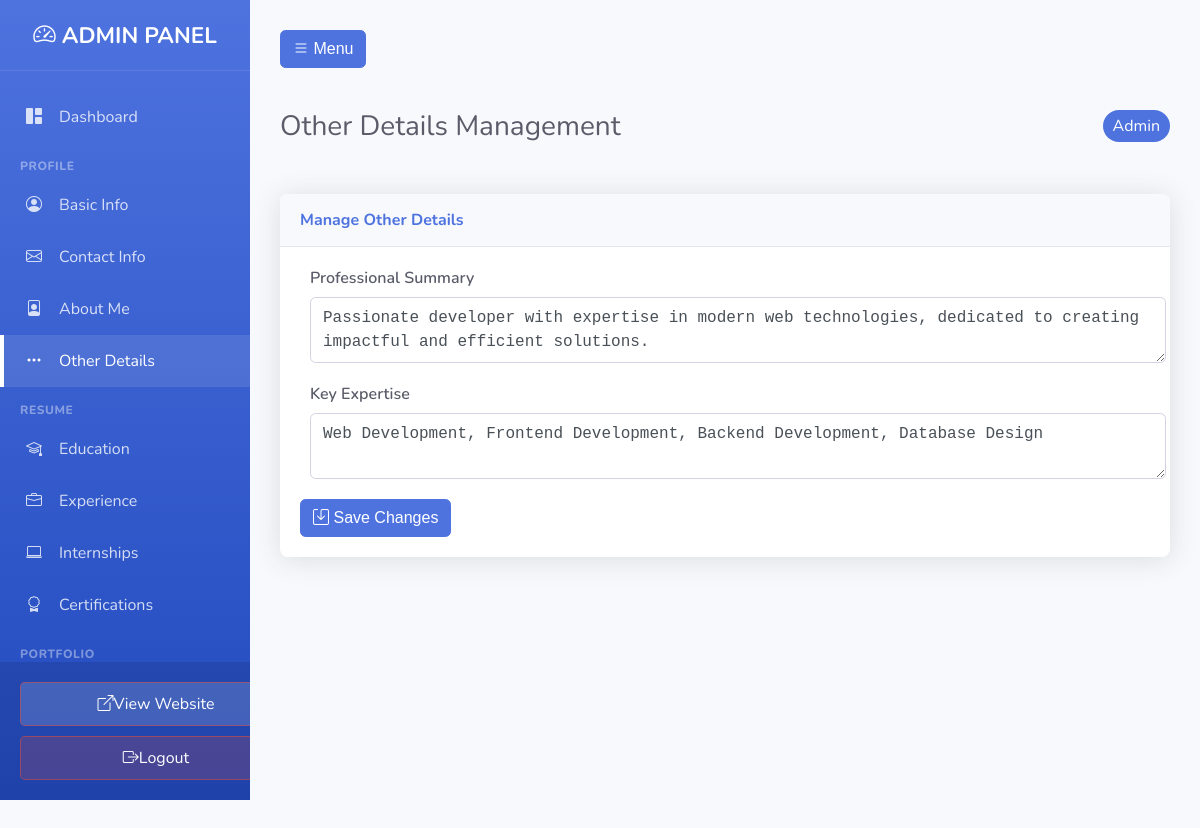
The page /admin.php?section=others (signed in) on the database its author committed.
### tables this page shows
CREATE TABLE IF NOT EXISTS others (
    id INT AUTO_INCREMENT PRIMARY KEY,
    summary TEXT,
    key_expertise TEXT,
    created_at TIMESTAMP DEFAULT CURRENT_TIMESTAMP,
    updated_at TIMESTAMP DEFAULT CURRENT_TIMESTAMP ON UPDATE CURRENT_TIMESTAMP
);

### includes/functions.php (called while the page is built, shortened)
<?php
function safeFetch($query) {
    global $pdo;
    try {
        $stmt = $pdo->query($query);
        $res = $stmt->fetch();
        return $res ?: [];
    } catch (Exception $e) {
        return [];
    }
}
function getOtherDetails() {
    return safeFetch("SELECT * FROM others LIMIT 1");
}
?>

### admin.php (the view, shortened to what this page needs)
<?php
try {
    require_once 'includes/config.php';
    require_once 'includes/functions.php';
} catch (Exception $e) {
    error_log("File include error: " . $e->getMessage());
    die("Failed to load required files: " . $e->getMessage());
}
function generateCSRFToken() {
    return $_SESSION['csrf_token'];
}
function getTableData($pdo, $table, $type = null) {
    try {
        if ($type) {
            $stmt = $pdo->prepare("SELECT * FROM $table WHERE type = ? ORDER BY id DESC");
            $stmt->execute([$type]);
        } else {
            $stmt = $pdo->query("SELECT * FROM $table ORDER BY id DESC");
        }
        return $stmt->fetchAll(PDO::FETCH_ASSOC);
    } catch (PDOException $e) {
        return [];
    }
}
$section = $_GET['section'] ?? 'dashboard';
$error = '';
try {
    $basicData = getBasicDetails();
    $otherData = getOtherDetails();
    $projectsData = getTableData($pdo, 'projects');
    $professionalData = getTableData($pdo, 'experience', 'professional');
    $blogsData = getTableData($pdo, 'blogs');
    $skillsData = getTableData($pdo, 'skills');
} catch (Exception $e) {
    if (!isset($error)) $error = '';
    $error .= "Data retrieval error: " . $e->getMessage();
}
$csrfToken = generateCSRFToken();
$sidebarGroups = [
    'Profile' => [
        'basic' => ['icon' => 'bi-person-circle', 'label' => 'Basic Info'],
        'contact' => ['icon' => 'bi-envelope', 'label' => 'Contact Info'],
        'about' => ['icon' => 'bi-file-person', 'label' => 'About Me'],
        'others' => ['icon' => 'bi-three-dots', 'label' => 'Other Details']
    ],
    'Resume' => [
        'education' => ['icon' => 'bi-mortarboard', 'label' => 'Education'],
        'professional' => ['icon' => 'bi-briefcase', 'label' => 'Experience'],
        'internship' => ['icon' => 'bi-laptop', 'label' => 'Internships'],
        'certifications' => ['icon' => 'bi-award', 'label' => 'Certifications']
    ],
    'Portfolio' => [
        'projects' => ['icon' => 'bi-code-square', 'label' => 'Projects'],
        'skills' => ['icon' => 'bi-cpu', 'label' => 'Skills'],
        'services' => ['icon' => 'bi-gear', 'label' => 'Services']
    ],
    'Content' => [
        'blogs' => ['icon' => 'bi-journal-text', 'label' => 'Blog Posts'],
        'awards' => ['icon' => 'bi-trophy', 'label' => 'Awards'],
        'gallery' => ['icon' => 'bi-images', 'label' => 'Gallery']
    ]
];
?>
<!DOCTYPE html>
<html lang="en">
<head>
    <link href="assets/css/admin.css" rel="stylesheet">
    <link rel="stylesheet" href="https://cdn.jsdelivr.net/npm/bootstrap-icons@1.11.3/font/bootstrap-icons.min.css">
</head>
<body>
    <aside class="sidebar" id="sidebar">
        <div class="sidebar-header">
            <h3><i class="bi bi-speedometer2"></i> ADMIN PANEL</h3>
        </div>
        <nav class="sidebar-nav">
            <a href="?section=dashboard" class="nav-item <?php echo $section === 'dashboard' ? 'active' : ''; ?>">
                <i class="bi bi-grid-1x2-fill"></i>
                <span>Dashboard</span>
            </a>
            <?php foreach ($sidebarGroups as $groupName => $items): ?>
                <div class="nav-group-title"><?php echo strtoupper($groupName); ?></div>
                <?php foreach ($items as $secKey => $secInfo): ?>
                    <a href="?section=<?php echo $secKey; ?>" class="nav-item <?php echo $section === $secKey ? 'active' : ''; ?>">
                        <i class="bi <?php echo $secInfo['icon']; ?>"></i>
                        <span><?php echo $secInfo['label']; ?></span>
                    </a>
                <?php endforeach; ?>
            <?php endforeach; ?>
        </nav>
        <div class="sidebar-footer">
            <a href="index.php" class="logout-btn" style="background: rgba(255,255,255,0.15); margin-bottom: 10px;" target="_blank">
                <i class="bi bi-box-arrow-up-right"></i> <span class="logout-text">View Website</span>
            </a>
            <a href="logout.php" class="logout-btn">
                <i class="bi bi-box-arrow-right"></i> <span class="logout-text">Logout</span>
            </a>
        </div>
    </aside>
    <main class="main-content">
        <div class="d-md-none" style="margin-bottom: 20px;">
            <button class="btn btn-primary" onclick="document.getElementById('sidebar').classList.toggle('show')">
                <i class="bi bi-list"></i> Menu
            </button>
        </div>
        <div class="page-header">
            <h1 class="page-title">
                <?php
                if ($section === 'dashboard') {
                    echo 'Dashboard Overview';
                } else {
                    foreach ($sidebarGroups as $group) {
                        if (isset($group[$section])) {
                            echo $group[$section]['label'] . ' Management';
                            break;
                        }
                    }
                }
                ?>
            </h1>
            <div class="user-info">
               <span class="badge bg-primary" style="background: var(--primary-color); color: white; padding: 5px 10px; border-radius: 20px;">Admin</span>
            </div>
        </div>
        <?php if ($section === 'dashboard'): ?>
            <div class="dashboard-grid">
                <?php
                $stats = [
                    ['title' => 'Total Skills', 'val' => count($skillsData), 'icon' => 'bi-cpu', 'color' => 'primary'],
                    ['title' => 'Projects', 'val' => count($projectsData), 'icon' => 'bi-code-square', 'color' => 'success'],
                    ['title' => 'Blog Posts', 'val' => count($blogsData), 'icon' => 'bi-journal-text', 'color' => 'info'],
                    ['title' => 'Experience', 'val' => count($professionalData) . ' Roles', 'icon' => 'bi-briefcase', 'color' => 'warning'],
                ];
                foreach ($stats as $stat): ?>
                    <div class="stat-card border-left-<?php echo $stat['color']; ?>">
                        <div class="stat-info">
                            <div class="stat-title text-<?php echo $stat['color']; ?>"><?php echo strtoupper($stat['title']); ?></div>
                            <div class="stat-val"><?php echo $stat['val']; ?></div>
                        </div>
                        <div class="stat-icon text-gray-300">
                            <i class="bi <?php echo $stat['icon']; ?>"></i>
                        </div>
                    </div>
                <?php endforeach; ?>
            </div>
            <div class="card">
                <div class="card-header">
                    <h4 class="card-title">Quick Actions</h4>
                </div>
                <div class="card-body">
                    <div style="display: flex; gap: 10px; flex-wrap: wrap;">
                        <a href="?section=basic" class="btn btn-primary">Edit Profile</a>
                        <a href="?section=projects" class="btn btn-success">Manage Projects</a>
                        <a href="?section=blogs" class="btn btn-info" style="color: white; background-color: var(--info-color);">Manage Blog</a>
                    </div>
                </div>
            </div>
        <?php else: ?>
            <div class="card animate-fade-up">
                <div class="card-header">
                    <h4 class="card-title">
                        <?php
                        foreach ($sidebarGroups as $group) {
                            if (isset($group[$section])) {
                                echo 'Manage ' . $group[$section]['label'];
                                break;
                            }
                        }
                        ?>
                    </h4>
                </div>
                <div class="card-body">
                    <?php if ($section === 'basic'): ?>
                        <form method="post" enctype="multipart/form-data">
                            <input type="hidden" name="section" value="basic">
                            <input type="hidden" name="csrf_token" value="<?php echo $csrfToken; ?>">
                            <input type="hidden" name="current_photo" value="<?php echo htmlspecialchars($basicData['profile_photo'] ?? ''); ?>">
                            <div class="form-row">
                                <div class="form-group">
                                    <label for="name">Full Name <span style="color: red;">*</span></label>
                                    <input type="text" id="name" name="name" class="form-control" value="<?php echo htmlspecialchars($basicData['name'] ?? ''); ?>" required>
                                </div>
                                <div class="form-group">
                                    <label for="course">Course/Role</label>
                                    <input type="text" id="course" name="course" class="form-control" value="<?php echo htmlspecialchars($basicData['course'] ?? ''); ?>">
                                </div>
                            </div>
                            <div class="form-row">
                                 <div class="form-group">
                                    <label for="gender">Gender</label>
                                    <select id="gender" name="gender" class="form-control">
                                        <option value="">Select Gender</option>
                                        <option value="Male" <?php echo ($basicData['gender'] ?? '') === 'Male' ? 'selected' : ''; ?>>Male</option>
                                        <option value="Female" <?php echo ($basicData['gender'] ?? '') === 'Female' ? 'selected' : ''; ?>>Female</option>
                                    </select>
                                </div>
                                <div class="form-group">
                                    <label for="birth_date">Date of Birth</label>
                                    <input type="date" id="birth_date" name="birth_date" class="form-control" value="<?php echo htmlspecialchars($basicData['birth_date'] ?? ''); ?>">
                                </div>
                            </div>
                            <div class="form-group">
                                 <label for="profile_photo">Profile Photo</label>
                                 <input type="file" id="profile_photo" name="profile_photo" class="form-control" accept="image/*">
                                 <?php if (!empty($basicData['profile_photo'])): ?>
                                    <div style="margin-top: 10px;">
                                        <small class="text-muted">Current:</small><br>
                                        <img src="<?php echo htmlspecialchars($basicData['profile_photo']); ?>" alt="Profile Photo" style="width: 100px; height: 100px; object-fit: cover; border-radius: 5px; margin-top: 5px;">
                                    </div>
                                 <?php endif; ?>
                            </div>
                            <button type="submit" class="btn btn-primary"><i class="bi bi-save me-2"></i> Save Changes</button>
                        </form>
                    <?php elseif ($section === 'others'): ?>
                         <form method="post">
                            <div class="form-group">
                                 <label for="summary">Professional Summary</label>
                                 <textarea id="summary" name="summary" class="form-control"><?php echo htmlspecialchars($otherData['summary'] ?? ''); ?></textarea>
                            </div>
                             <div class="form-group">
                                 <label for="key_expertise">Key Expertise</label>
                                 <textarea id="key_expertise" name="key_expertise" class="form-control"><?php echo htmlspecialchars($otherData['key_expertise'] ?? ''); ?></textarea>
                            </div>
                            <button type="submit" class="btn btn-primary"><i class="bi bi-save me-2"></i> Save Changes</button>
                         </form>
                    <?php endif; ?>
                </div>
            </div>
        <?php endif; ?>
    </main>
</body>
</html>

### assets/css/admin.css (style rules this page uses)
:root { --primary-color: #4e73df; --primary-dark: #224abe; --secondary-color: #858796; --success-color: #1cc88a; --info-color: #36b9cc; --warning-color: #f6c23e; --danger-color: #e74a3b; --light-color: #f8f9fc; --dark-color: #5a5c69; --sidebar-width: 250px; --header-height: 70px; }
body { font-family: 'Nunito', sans-serif; background-color: var(--light-color); margin: 0; overflow-x: hidden; }
.sidebar { width: var(--sidebar-width); height: 100vh; background: linear-gradient(180deg, var(--primary-color) 0%, var(--primary-dark) 100%); color: white; position: fixed; top: 0; left: 0; z-index: 100; transition: all 0.3s ease; display: flex; flex-direction: column; overflow-y: hidden; }
.sidebar-header { flex-shrink: 0; height: var(--header-height); display: flex; align-items: center; justify-content: center; font-weight: 800; font-size: 1.2rem; border-bottom: 1px solid rgba(255, 255, 255, 0.1); }
.sidebar-nav { padding: 20px 0; flex-grow: 1; overflow-y: auto; }
.nav-item { display: flex; align-items: center; padding: 15px 20px; color: rgba(255, 255, 255, 0.8); text-decoration: none; transition: all 0.2s; border-left: 4px solid transparent; }
.nav-item:hover, .nav-item.active { color: white; background: rgba(255, 255, 255, 0.1); border-left-color: white; text-decoration: none; }
.nav-item i { margin-right: 15px; width: 20px; text-align: center; }
.nav-group-title { padding: 15px 20px 5px; font-size: 0.75rem; font-weight: 800; color: rgba(255, 255, 255, 0.4); text-transform: uppercase; letter-spacing: 0.05em; }
.sidebar-footer { position: relative; flex-shrink: 0; width: 100%; padding: 20px; background: rgba(0, 0, 0, 0.1); }
.logout-btn { display: flex; align-items: center; justify-content: center; width: 100%; padding: 10px; background: rgba(231, 74, 59, 0.2); color: white; border: 1px solid rgba(231, 74, 59, 0.5); border-radius: 5px; text-decoration: none; transition: all 0.2s; }
.main-content { margin-left: var(--sidebar-width); padding: 30px; min-height: 100vh; transition: all 0.3s ease; }
.page-header { display: flex; justify-content: space-between; align-items: center; margin-bottom: 30px; }
.page-title { font-size: 1.75rem; color: var(--dark-color); font-weight: 400; }
.card { background: white; border-radius: 8px; box-shadow: 0 0.15rem 1.75rem 0 rgba(58, 59, 69, 0.15); margin-bottom: 30px; border: none; }
.card-header { padding: 15px 20px; border-bottom: 1px solid #e3e6f0; background: #f8f9fc; display: flex; justify-content: space-between; align-items: center; border-radius: 8px 8px 0 0; }
.card-title { margin: 0; font-weight: 700; color: var(--primary-color); }
.card-body { padding: 20px; }
.form-group { flex: 1 0 50%; padding: 0 10px; margin-bottom: 20px; min-width: 300px; }
.form-control { display: block; width: 100%; padding: 0.5rem 0.75rem; font-size: 1rem; line-height: 1.5; color: #495057; background-color: #fff; background-clip: padding-box; border: 1px solid #d1d3e2; border-radius: 0.35rem; transition: border-color 0.15s ease-in-out, box-shadow 0.15s ease-in-out; }
label { display: inline-block; margin-bottom: 0.5rem; font-weight: 600; color: var(--dark-color); }
.btn { display: inline-block; font-weight: 400; color: #212529; text-align: center; vertical-align: middle; cursor: pointer; background-color: transparent; border: 1px solid transparent; padding: 0.375rem 0.75rem; font-size: 1rem; line-height: 1.5; border-radius: 0.35rem; transition: color 0.15s ease-in-out, background-color 0.15s ease-in-out, border-color 0.15s ease-in-out, box-shadow 0.15s ease-in-out; }
.btn-primary { color: #fff; background-color: var(--primary-color); border-color: var(--primary-color); }

### rows shown on the page
others: summary "Passionate developer with expertise in modern web technologies, dedicated to creating impactful and efficient solutions.", key_expertise "Web Development, Frontend Development, Backend Development, Database Design"

### other values the page prints
$groupName "PROFILE"
$secInfo['label'] "Basic Info"
$secInfo['label'] "Contact Info"
$secInfo['label'] "About Me"
$secInfo['label'] "Other Details"
$groupName "RESUME"
$secInfo['label'] "Education"
$secInfo['label'] "Experience"
$secInfo['label'] "Internships"
$secInfo['label'] "Certifications"
$groupName "PORTFOLIO"
$group[$section]['label'] "Other Details"
